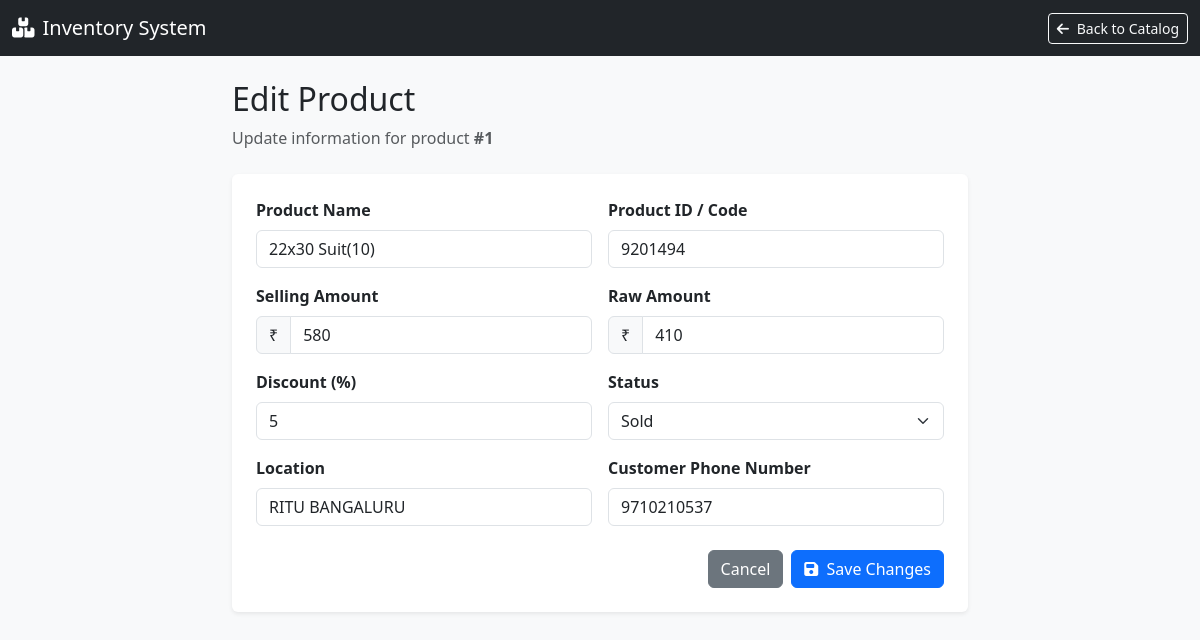
The app's page /edit_product/1 (signed in), older data.
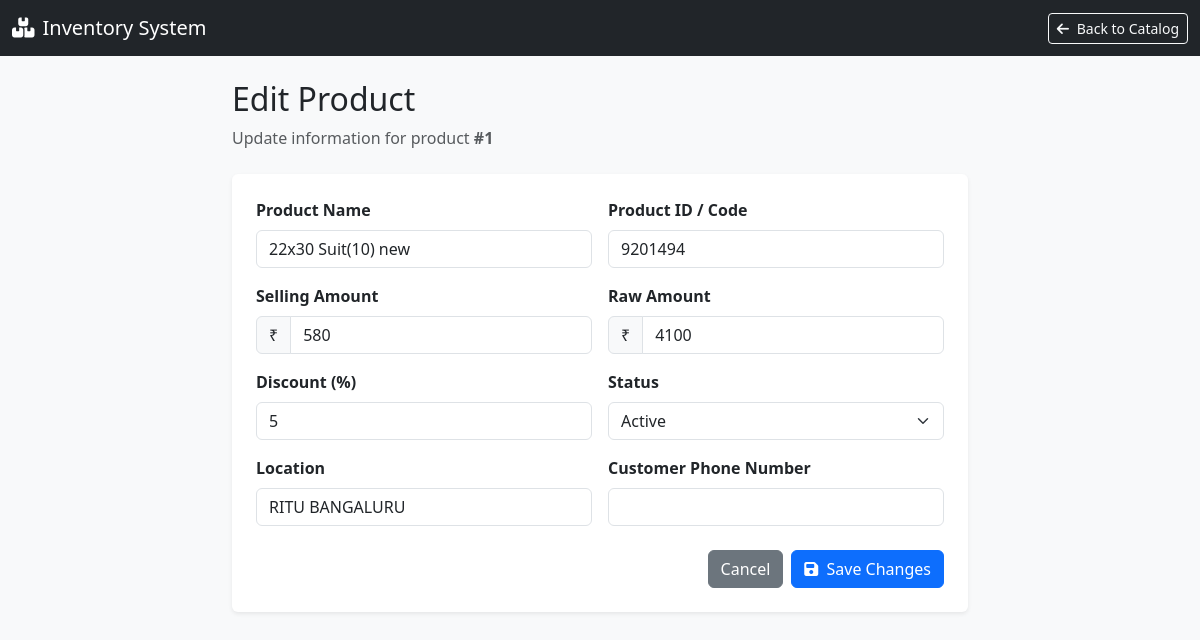
The same page, newer data.
### app.py (models this page shows, shortened)
class Product(db.Model) :
    id = db.Column(db.Integer,primary_key=True)
    billing_id = db.Column(db.Integer, db.ForeignKey('billing.id'), nullable=True)
    product_name = db.Column(db.String(100))
    product_id = db.Column(db.String(100), nullable=True)
    product_selling_amount = db.Column(db.Integer)
    product_raw_amount = db.Column(db.Integer,nullable=True)
    backup_product_selling_amount = db.Column(db.Integer, nullable=True,default=None)  # New field to store the original selling amount for discount restoration
    backup_product_raw_amount = db.Column(db.Integer, default=None,nullable=True)  # New field to store the original raw amount for discount restoration
    discount = db.Column(db.Integer,nullable=True)
    product_location = db.Column(db.String(100),nullable=True,default=None)
    product_entry_date = db.Column(db.String(100),nullable=True)
    product_exit_date = db.Column(db.DateTime, default=None,nullable=True)
    customer_phone_number = db.Column(db.String(10), db.ForeignKey('customer.customer_phone_number'), default=None, nullable=True)
    status = db.Column(db.String(20), default='active')  # active, sold, expired, etc.

### app.py (the view, shortened to what this page needs)
@app.route('/edit_product/<int:id>', methods=['GET', 'POST'])
@login_required
def edit_product(id):
    product = Product.query.get_or_404(id)
    return render_template('edit_product.html', product=product)

### app.py (called while the page is built)
@login_manager.user_loader
def load_user(user_id):
    uid = int(user_id)
    user = User.query.get(uid)
    if user:
        return user
    shop_dealer = ShopDealer.query.get(uid)
    if shop_dealer:
        return shop_dealer
    return None

### templates/edit_product.html (shortened to what this page needs)
<!DOCTYPE html>
<html lang="en">
<head>
    <link href="https://cdn.jsdelivr.net/npm/bootstrap@5.3.0/dist/css/bootstrap.min.css" rel="stylesheet">
    <link href="https://cdnjs.cloudflare.com/ajax/libs/font-awesome/6.4.0/css/all.min.css" rel="stylesheet">
</head>
<body>
    <nav class="navbar navbar-expand-lg navbar-dark bg-dark mb-4">
        <div class="container-fluid">
            <a class="navbar-brand" href="/product_page"><i class="fas fa-boxes-stacked me-2"></i>Inventory System</a>
            <div class="d-flex">
                <a href="/product_page" class="btn btn-outline-light btn-sm"><i class="fas fa-arrow-left me-1"></i> Back to Catalog</a>
            </div>
        </div>
    </nav>
    <div class="container my-4">
        <div class="row justify-content-center">
            <div class="col-lg-8 col-md-10">
                <div class="d-flex justify-content-between align-items-center mb-4">
                    <div>
                        <h2>Edit Product</h2>
                        <p class="text-muted mb-0">Update information for product <strong>#{{ product.id }}</strong></p>
                    </div>
                </div>
                <div class="card p-4">
                    <form method="POST">
                        <div class="row g-3">
                            <div class="col-md-6">
                                <label for="product_name" class="form-label fw-bold">Product Name</label>
                                <input type="text" class="form-control" id="product_name" name="product_name" value="{{ product.product_name }}" required>
                            </div>
                            <div class="col-md-6">
                                <label for="product_id" class="form-label fw-bold">Product ID / Code</label>
                                <input type="text" class="form-control" id="product_id" name="product_id" value="{{ product.product_id or '' }}">
                            </div>
                            <div class="col-md-6">
                                <label for="product_selling_amount" class="form-label fw-bold">Selling Amount</label>
                                <div class="input-group">
                                    <span class="input-group-text">₹</span>
                                    <input type="number" class="form-control" id="product_selling_amount" name="product_selling_amount" value="{{ product.product_selling_amount }}" required>
                                </div>
                            </div>
                            <div class="col-md-6">
                                <label for="product_raw_amount" class="form-label fw-bold">Raw Amount</label>
                                <div class="input-group">
                                    <span class="input-group-text">₹</span>
                                    <input type="number" class="form-control" id="product_raw_amount" name="product_raw_amount" value="{{ product.product_raw_amount or '' }}">
                                </div>
                            </div>
                            <div class="col-md-6">
                                <label for="discount" class="form-label fw-bold">Discount (%)</label>
                                <input type="number" class="form-control" id="discount" name="discount" value="{{ product.discount or '' }}" placeholder="e.g., 10">
                            </div>
                            <div class="col-md-6">
                                <label for="status" class="form-label fw-bold">Status</label>
                                <select class="form-select" id="status" name="status">
                                    <option value="active" {% if product.status == 'active' %}selected{% endif %}>Active</option>
                                    <option value="sold" {% if product.status == 'sold' %}selected{% endif %}>Sold</option>
                                </select>
                            </div>
                            <div class="col-md-6">
                                <label for="product_location" class="form-label fw-bold">Location</label>
                                <input type="text" class="form-control" id="product_location" name="product_location" value="{{ product.product_location or '' }}">
                            </div>
                            <div class="col-md-6">
                                <label for="customer_phone_number" class="form-label fw-bold">Customer Phone Number</label>
                                <input type="text" class="form-control" id="customer_phone_number" name="customer_phone_number" value="{{ product.customer_phone_number or '' }}" maxlength="10">
                            </div>
                            <div class="col-12 mt-4 d-flex justify-content-end gap-2">
                                <a href="/product_page" class="btn btn-secondary">Cancel</a>
                                <button type="submit" class="btn btn-primary"><i class="fas fa-save me-1"></i> Save Changes</button>
                            </div>
                        </div>
                    </form>
                </div>
            </div>
        </div>
    </div>
</body>
</html>

### templates/edit_product.html (style rules this page uses)
body { background-color: #f8f9fa; }
.card { border: none; box-shadow: 0 0.125rem 0.25rem rgba(0, 0, 0, 0.075); }

Row changes from the older to the newer data that the page shows:
changed Product "RITU BANGALURU": product_name "22x30 Suit(10)" → "22x30 Suit(10) new"; product_raw_amount "410" → "4100"; status "Sold" → "Active"; customer_phone_number "9710210537" → (not shown)
